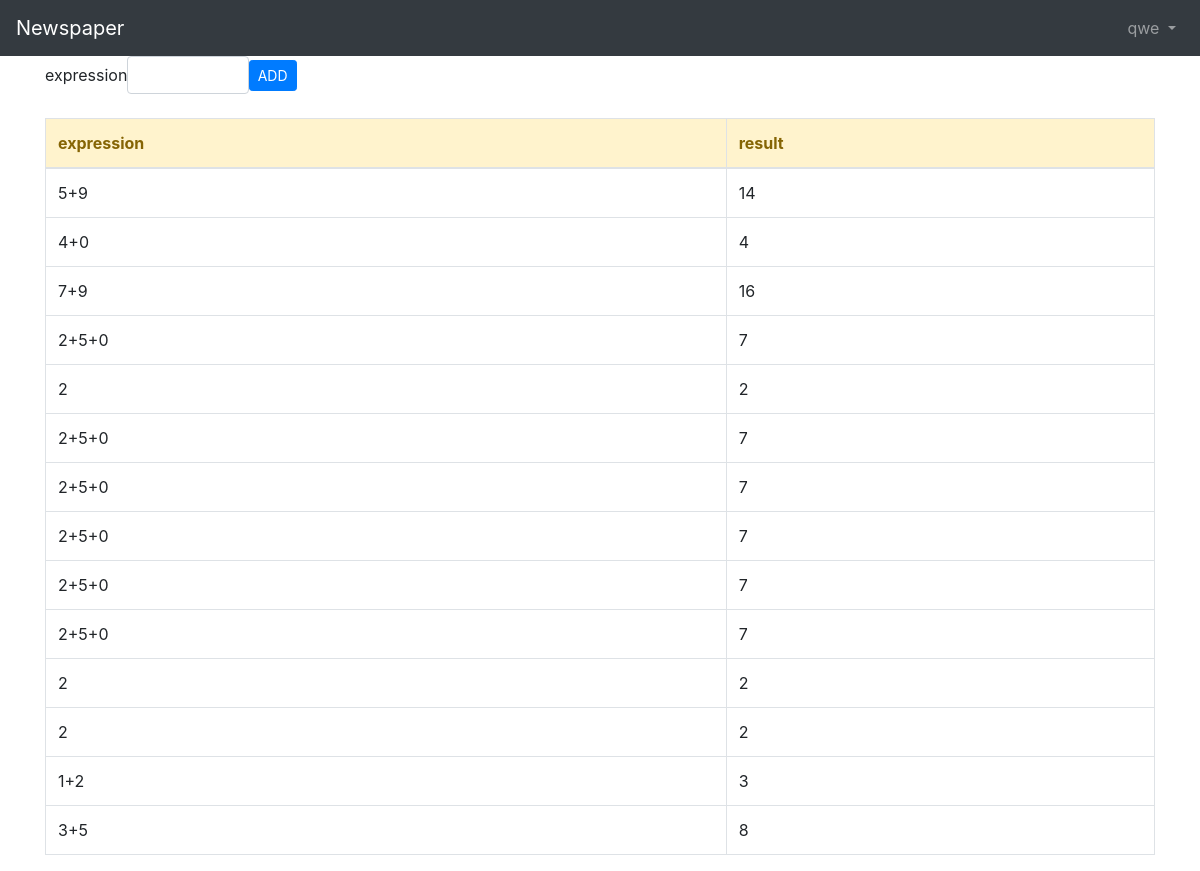
The page / (signed in) on the database its author committed.
### users/models.py (models this page shows)
class CustomUser(AbstractUser):
    age=models.PositiveIntegerField(null=True,blank=True)

### calculatorapp/models.py (models this page shows, shortened)
class Calculatort(models.Model):
   expression = models.CharField(max_length = 50)
   results = models.IntegerField()

### calculatorapp/views.py (the view)
# urls.py: path('',views.index),
def index(request):
    calculatorts = Calculatort.objects.all()
    context = {'calculatorts': calculatorts}
    return render(request, 'index.html', context)

### templates/index.html (shortened to what this page needs)
{% extends 'base.html' %}
{% block body %}
{% block content %}
<form class="form-inline"  action="create" method="POST">
    <div class="form-group">
        <label for="expression">expression</label>
        <input type="text" name="expression" class="form-control" style="width:30%;" required="required"/>
              <button type="submit" class="btn btn-sm btn-primary"> ADD</button>
    </div>
</form>
<br />
<table class="table table-bordered">
    <thead class="alert-warning">
        <tr>
            <th>expression</th>
            <th>result</th>
        </tr>
    </thead>
    <tbody>
        {% for calculatort in calculatorts %}
        <tr>
            <td>{{ calculatort.expression }}</td>
            <td>{{ calculatort.results }}</td>
        {% endfor %}
    </tbody>
</table>
{% endblock %}
{% endblock %}

### templates/home.html (shortened to what this page needs)
<!DOCTYPE html>
<html lang = "en">
    <head>
<link rel="stylesheet" href="https://stackpath.bootstrapcdn.com/bootstrap/4.1.3/css/bootstrap.min.css">
</head>
<body>
    <nav class="navbar navbar-expand-md navbar-dark bg-dark mb- ">
        <a class="navbar-brand" href="{% url 'home' %}">Newspaper</a>
        <div class="collapse navbar-collapse" id="navbarCollapse">
            {% if user.is_authenticated %}
            <ul class="navbar-nav ml-auto">
            <li class="nav-item">
            <a class="nav-link dropdown-toggle" href="#" id="userMenu"
            data-toggle="dropdown" aria-haspopup="true"
            aria-expanded="false">
            {{ user.username }}
            </a>
            </li>
            </ul>
{% endif %}
</div>
</nav>
<div class="container">
{% block content %}
{% endblock content %}
</div>
</body>
</html>

### rows shown on the page
CustomUser: username "qwe"
Calculatort: expression "5+9", results "14"
Calculatort: expression "4+0", results "4"
Calculatort: expression "7+9", results "16"
Calculatort: expression "2+5+0", results "7"
Calculatort: expression "2", results "2"
Calculatort: expression "2+5+0", results "7"
Calculatort: expression "2+5+0", results "7"
Calculatort: expression "2+5+0", results "7"
Calculatort: expression "2+5+0", results "7"
Calculatort: expression "2+5+0", results "7"
Calculatort: expression "2", results "2"
Calculatort: expression "2", results "2"
Calculatort: expression "1+2", results "3"
Calculatort: expression "3+5", results "8"
